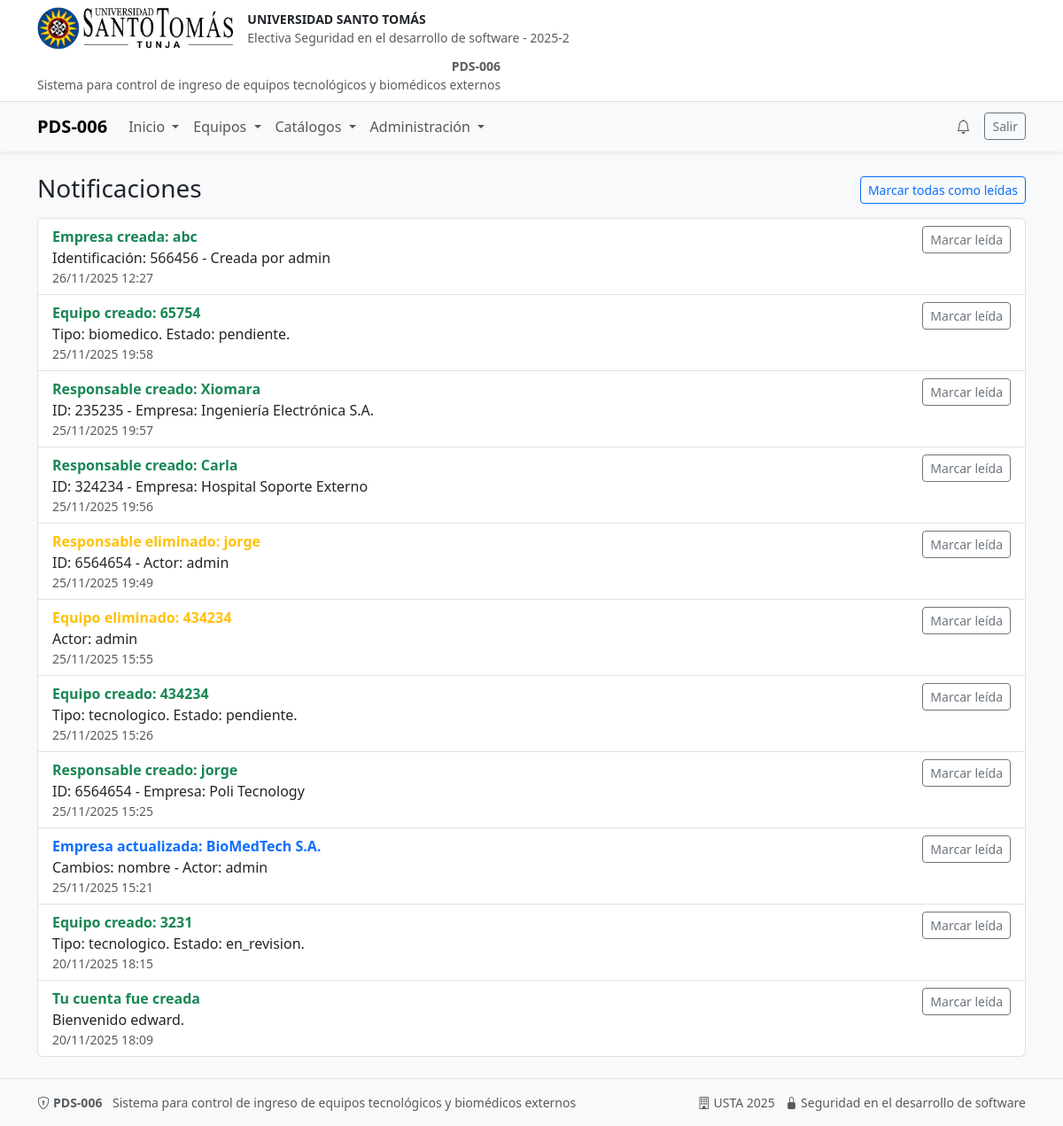
The page /notificaciones (signed in) on the database its author committed.
### models.py (models this page shows)
class Base(DeclarativeBase):  # para heredar en los modelos, es decir para hacer el mapeo ORM
    pass # pass es para indicar que no hay nada más que hacer aquí, es un marcador de posición.

class Notification(Base):
    __tablename__ = "notifications"
    id: Mapped[int] = mapped_column(Integer, primary_key=True, autoincrement=True)
    user_id: Mapped[int] = mapped_column(
        Integer,
        ForeignKey("users.id", ondelete="CASCADE"),
        index=True,
        nullable=False
    )
    title: Mapped[str] = mapped_column(String(120), nullable=False)
    body: Mapped[str | None] = mapped_column(Text, nullable=True)
    level: Mapped[str] = mapped_column(
        SAEnum("info", "success", "warning", "danger"),
        nullable=False,
        server_default="info"
    )
    is_read: Mapped[bool] = mapped_column(Integer, nullable=False, server_default="0")  # 0/1
    created_at: Mapped[datetime] = mapped_column(
        DateTime(timezone=False),
        server_default=func.now(),
        nullable=False
    )
    user = relationship("User")

### app.py (the view)
@app.route("/notificaciones")
@login_required
def notifications_page():
    db = SessionLocal()
    try:
        rows = (db.query(Notification)
                  .filter(Notification.user_id == current_user.id)
                  .order_by(Notification.created_at.desc())
                  .limit(100).all())
        return render_template("notifications.html", rows=rows)
    finally:
        db.close()

### app.py (called while the page is built)
@login_manager.user_loader # carga el usuario a partir del ID almacenado en la sesión
def load_user(user_id):
    db = SessionLocal()
    try:
        return db.get(User, int(user_id))
    finally:
        db.close()

@app.teardown_appcontext # cerrar sesión de BD al terminar request
def remove_session(exception=None):
    SessionLocal.remove()

@app.template_filter("to_colombia") # filtro Jinja2 para convertir fechas a hora Colombia
def to_colombia(value):
    if not value:
        return "—"
    try:
        if value.tzinfo is None:
            value = value.replace(tzinfo=timezone.utc)
        colombia_tz = timezone(timedelta(hours=-5))
        local_value = value.astimezone(colombia_tz)
        return local_value.strftime("%d/%m/%Y %H:%M")
    except Exception:
        return str(value)

@app.context_processor
def inject_photo_url_helpers():
    def photo_url(kind: str, obj_id: int):
        path = f"uploads/{kind}_{obj_id}.png"
        full = os.path.join(app.static_folder, path)
        if os.path.exists(full):
            return url_for('static', filename=path)
        return url_for('static', filename='img/logo.png')
    return dict(photo_url=photo_url)

### templates/notifications.html (shortened to what this page needs)
{% extends "base.html" %}
{% block content %}
<h3 class="d-flex justify-content-between align-items-center">
  <span>Notificaciones</span>
  {% if rows %}
  <form method="post" action="{{ url_for('notif_mark_all_read') }}">
    <button class="btn btn-sm btn-outline-primary">
      Marcar todas como leídas
    </button>
  </form>
  {% endif %}
</h3>
<div class="list-group mt-3">
  {% for n in rows %}
    <div class="list-group-item">
      <div class="d-flex justify-content-between">
        <div>
          {% set cls = {
            'success':'text-success',
            'warning':'text-warning',
            'danger':'text-danger',
            'info':'text-primary'
          }.get(n.level, 'text-secondary') %}
          <div class="fw-semibold">
            <span class="{{ cls }}">{{ n.title }}</span>
          </div>
          {% if n.body %}
            <div>{{ n.body }}</div>
          {% endif %}
          <div class="small text-muted">{{ n.created_at|to_colombia }}</div>
        </div>
        {% if not n.is_read %}
        <form method="post" action="{{ url_for('notif_mark_read', notif_id=n.id) }}">
          <button class="btn btn-sm btn-outline-secondary">Marcar leída</button>
        </form>
        {% endif %}
      </div>
    </div>
  {% else %}
    <div class="text-muted">No tienes notificaciones.</div>
  {% endfor %}
</div>
{% endblock %}

### rows shown on the page
Notification: title "Empresa creada: abc", body "Identificación: 566456 - Creada por admin", created_at|to_colombia "26/11/2025 12:27"
Notification: title "Equipo creado: 65754", body "Tipo: biomedico. Estado: pendiente.", created_at|to_colombia "25/11/2025 19:58"
Notification: title "Responsable creado: Xiomara", body "ID: 235235 - Empresa: Ingeniería Electrónica S.A.", created_at|to_colombia "25/11/2025 19:57"
Notification: title "Responsable creado: Carla", body "ID: 324234 - Empresa: Hospital Soporte Externo", created_at|to_colombia "25/11/2025 19:56"
Notification: title "Responsable eliminado: jorge", body "ID: 6564654 - Actor: admin", created_at|to_colombia "25/11/2025 19:49"
Notification: title "Equipo eliminado: 434234", body "Actor: admin", created_at|to_colombia "25/11/2025 15:55"
Notification: title "Equipo creado: 434234", body "Tipo: tecnologico. Estado: pendiente.", created_at|to_colombia "25/11/2025 15:26"
Notification: title "Responsable creado: jorge", body "ID: 6564654 - Empresa: Poli Tecnology", created_at|to_colombia "25/11/2025 15:25"
Notification: title "Empresa actualizada: BioMedTech S.A.", body "Cambios: nombre - Actor: admin", created_at|to_colombia "25/11/2025 15:21"
Notification: title "Equipo creado: 3231", body "Tipo: tecnologico. Estado: en_revision.", created_at|to_colombia "20/11/2025 18:15"
Notification: title "Tu cuenta fue creada", body "Bienvenido edward.", created_at|to_colombia "20/11/2025 18:09"
